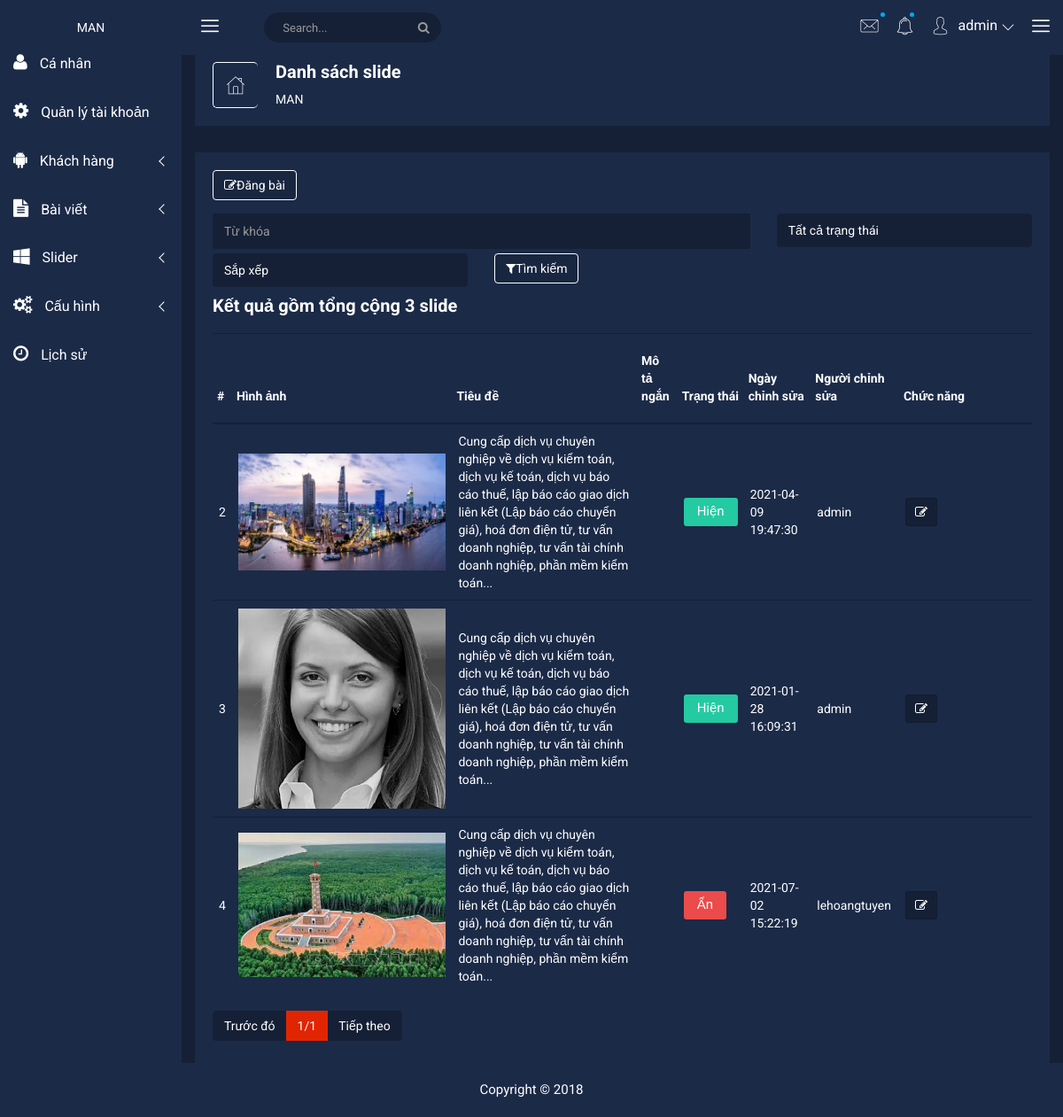
The page /man/admin/lst-slideshow.php (signed in) on the database its author committed.
### tables this page shows
CREATE TABLE `slideshow` (
  `id` int(11) NOT NULL AUTO_INCREMENT,
  `tit` varchar(255) NOT NULL,
  `link` varchar(255) DEFAULT NULL,
  `des` varchar(255) DEFAULT NULL,
  `img` varchar(255) DEFAULT NULL,
  `status` int(11) NOT NULL,
  `rank` int(11) NOT NULL,
  `create_time` datetime NOT NULL,
  `create_mem` varchar(100) NOT NULL,
  `edit_time` datetime NOT NULL,
  `edit_mem` varchar(100) NOT NULL,
  PRIMARY KEY (`id`),
  KEY `id` (`id`)
);

### man/admin/lst-slideshow.php (called while the page is built, shortened)
<?php
	require_once('../lib/paging.php');
	require_once('layout.php');
?>

### man/lib/db.php (called while the page is built, shortened)
<?php
class DP{
	private static function connect_DB()
	{
		$host='localhost';
		$dbname='man_db';
		$us='man';
		$pass='man@123';
		try {
			$conn = new PDO("mysql:host=$host;dbname=$dbname;charset=utf8mb4",$us, $pass,array(
		 			PDO::ATTR_ERRMODE => PDO::ERRMODE_EXCEPTION,
		 			PDO::ATTR_PERSISTENT => false,
		 			PDO::MYSQL_ATTR_INIT_COMMAND => "SET NAMES utf8"
		 		)
		 	);
			return $conn;
		}
		catch(PDOException $e)
		{
			echo "Error: " . $e->getMessage();
			return null;
    	}
	}
	public static function run_query_internal($q,$paras,$t,$con){
		try{
			$h=$con->prepare($q);
			$h->execute();
			switch($t)
			{
				case 2: $r=$h->fetchAll();break;
			}
			return $r;
		}
		catch(PDOException $e)
		{
			echo '<h1>'.$e->getMessage().'</h1>';
			return false;
		}
	}
	public static function run_query($q,$paras,$t){
		$con=DP::connect_DB();
		return DP::run_query_internal($q,$paras,$t,$con);
	}
}
?>

### man/lib/paging.php (called while the page is built)
<?php
class Paging
{
	static public function div_Page($num_item, $num_item_per_page, $page_idx, &$num_page,&$begin, &$end)
	{
		$num_page=floor($num_item/$num_item_per_page)+($num_item%$num_item_per_page!=0?1:0);
		$begin=($page_idx-1)*$num_item_per_page+1;
		$end=($begin+$num_item_per_page-1>$num_item?$num_item:$begin+$num_item_per_page-1);
	}
}
?>

### man/admin/component/lst_slideshow_ctp.php (the view, shortened to what this page needs)
<?php
$query_string='';
$query ='SELECT `id`, `tit`, `link`, `des`, `img`, `status`, `rank`, `create_time`, `create_mem`, `edit_time`, `edit_mem` FROM `slideshow`';
$paras=[];
$lst_post=DP::run_query($query,$paras,2);
$num_page=0;$begin=-1;$end=-1;
$num_per_page=10;$page_idx=(isset($_GET['page'])?$_GET['page']:1);
?>
<div class="product-status-wrap">
    <div>
        <button class="btn" style="color:#fff;background-color: RGBA(0,0,0,0.1);border:solid 1px #fff" onclick="window.location.href='post.php'"><i class="fa fa-edit"></i>Đăng bài</button>
    </div>
    <div class="filter" style="margin-top:10px">
        <form method="get">
            <div class="row">
                <div class="col-md-8" style="padding-top: 5px;">
                    <input name="txtTitle" type="text" class="form-control" placeholder="Từ khóa" <?php echo (isset($_GET['txtTitle'])?'value="'.$_GET['txtTitle'].'"':'');?>>
                </div>
                <div class="col-md-4" style="padding-top: 5px;">
                    <select name="ddl_trangthai" class="custom-select" style="color:#fff;background-color: #152036;border:solid 1px #152036;">
                        <option value="" selected>Tất cả trạng thái</option>
                    </select>
                </div>
                </div>
                <div class="row">
                <div class="col-md-4" style="padding-top: 5px;">
                    <select name="sort" class="custom-select" style="color:#fff;background-color: #152036;border:solid 1px #152036;">
                        <option value="" selected>Sắp xếp</option>
                    </select>
                </div>
                <div class="col-md-4 col-lg-3" style="padding-top: 5px;">
                 <button class="btn" style="color:#fff;background-color: RGBA(0,0,0,0.1);border:solid 1px #fff"><i class="fa fa-filter"></i>Tìm kiếm</button>
                </div>
            </div>
        </form>
    </div>
    <h4 style="margin-top: 10px">Kết quả gồm tổng cộng <?php echo count($lst_post);?> slide</h4>
    <?php
    if($num_page>0)
    {
    ?>
    <table id="tb-post">
        <tbody>
            <tr>
                <th><a href="<?php echo ($query_string==''?'?':$query_string.'&');?>sort=<?php echo (!isset($_GET['sort'])? '0':($_GET['sort']==1?'0':'1') );?>">#</a></th>
                <th>Hình ảnh</th>
                <th style="min-width:20%;">Tiêu đề</th>
                <th>Mô tả ngắn</th>
                <th>Trạng thái</th>
                <th>Ngày chỉnh sửa</th>
                <th>Người chỉnh sửa</th>
                <th style="min-width:150px;">Chức năng</th>
            </tr>
            <?php
            foreach ($lst_post as $key=>$post) {
                if($key>=$begin-1 && $key<=$end-1)
                {
            ?>
            <tr>
                <td><?php echo $post['id'];?></td>
                <td><a href=""><img style="min-height:100px;width:auto;" src="<?php echo '../'.SLIDER_PATH.$post['img']?>" alt=""></a></td>
                <td><a href="post.php?id=<?php echo $post['id'];?>"><?php echo $post['tit']?></a></td>
                <td><a href=""><?php echo $post['des']?></a></td>
                <td>
                    <button class="<?php echo $post['status']==1?'pd-setting':'ds-setting';?>"><?php echo $post['status']==1?'Hiện':($post['status']==2?'Chưa duyệt':'Ẩn');?></button>
                </td>
                <td><?php echo $post['edit_time'];?></td>
                <td><?php echo $post['edit_mem'];?></td>
                <td>
                    <button data-toggle="tooltip" title="" class="pd-setting-ed" data-original-title="Edit" onclick="window.location.href='slideshow.php?id=<?php echo $post['id'];?>'"><i class="fa fa-pencil-square-o" aria-hidden="true"></i></button>
                </td>
            </tr>
            <?php
                }
            }
            ?>
        </tbody>
    </table>
    <div class="custom-pagination" id="paging-std" tb-id="tb-post" num-per-page='10'>
        <ul class="pagination">
            <li class="page-item"><a href="<?php echo ($query_string==''?'?':$query_string.'&');?>page=<?php echo ($page_idx==1?$page_idx:($page_idx-1));?>" name="pre-page" class="page-link" style="cursor: pointer">Trước đó</a></li>
            <li class="page-item active"><span name="cur-page" class="page-link"><?php if(!isset($_GET['page'])) echo 1; else echo $_GET['page'];?>/<?php echo $num_page;?></span></li>
            <li class="page-item"><a href="<?php echo ($query_string==''?'?':$query_string.'&');?>page=<?php echo ($page_idx==$num_page?$page_idx:($page_idx+1));?>" name="next-page" class="page-link" style="cursor: pointer">Tiếp theo</a></li>
        </ul>
    </div>
    <?php
    }
    ?>
</div>

### man/admin/css/main.css (style rules this page uses)
html { color: #222; font-size: 1em; line-height: 1.4; }
audio, canvas, iframe, img, svg, video { vertical-align: middle; }

### man/admin/custom-css/layout.css (style rules this page uses)
table a { color:#fff; }

### man/admin/css/custom-layout.css (style rules this page uses)
.custom-select { display: inline-block; width: 100%; height: calc(2.25rem + 2px); padding: .375rem 1.75rem .375rem .75rem; line-height: 1.5; color: #495057; vertical-align: middle; background: #fff no-repeat right .75rem center; background-size: 8px 10px; border: 1px solid #ced4da; border-radius: .25rem; -webkit-appearance: none; -moz-appearance: none; appearance: none; }
.custom-control-label::before, .custom-file-label, .custom-select { transition: background-color .15s ease-in-out,border-color .15s ease-in-out,box-shadow .15s ease-in-out; }

### rows shown on the page
slideshow: id "2", img (picture), tit "Cung cấp dịch vụ chuyên nghiệp về dịch vụ kiểm toán, dịch vụ kế toán, dịch vụ báo cáo thuế, lập báo cáo giao dịch liên kết (Lập báo cáo chuyển giá), hoá đơn điện tử, tư vấn doanh nghiệp, tư vấn tài chính doanh nghiệp, phần mềm kiểm toán...", status "Hiện", edit_time "2021-04-09 19:47:30", edit_mem "admin"
slideshow: id "3", img (picture), tit "Cung cấp dịch vụ chuyên nghiệp về dịch vụ kiểm toán, dịch vụ kế toán, dịch vụ báo cáo thuế, lập báo cáo giao dịch liên kết (Lập báo cáo chuyển giá), hoá đơn điện tử, tư vấn doanh nghiệp, tư vấn tài chính doanh nghiệp, phần mềm kiểm toán...", status "Hiện", edit_time "2021-01-28 16:09:31", edit_mem "admin"
slideshow: id "4", img (picture), tit "Cung cấp dịch vụ chuyên nghiệp về dịch vụ kiểm toán, dịch vụ kế toán, dịch vụ báo cáo thuế, lập báo cáo giao dịch liên kết (Lập báo cáo chuyển giá), hoá đơn điện tử, tư vấn doanh nghiệp, tư vấn tài chính doanh nghiệp, phần mềm kiểm toán...", status "Ẩn", edit_time "2021-07-02 15:22:19", edit_mem "lehoangtuyen"

### other values the page prints
$_SESSION['ht'] "admin"
$title_page "Danh sách slide"
count($lst_post) "3"
$num_page "1"
